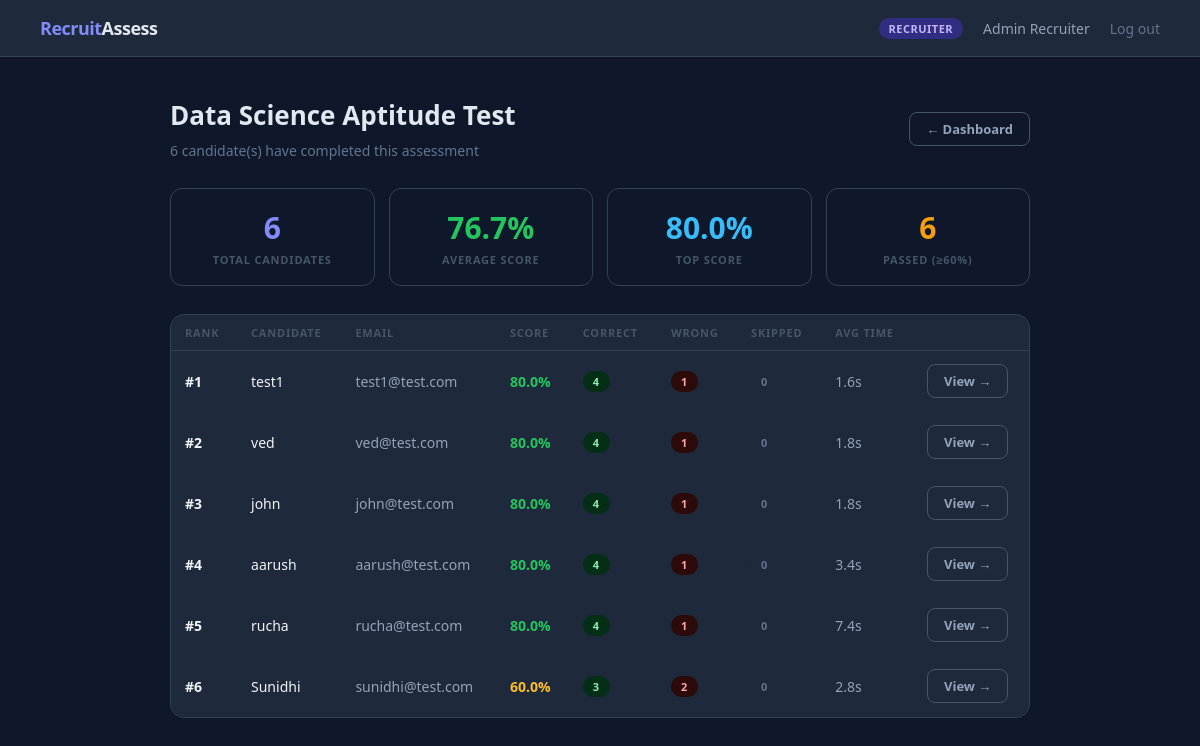
The app's page /recruiter/assessment/1/candidates (signed in) with its own data.
### tables this page shows
CREATE TABLE assessments (
        id          INTEGER PRIMARY KEY AUTOINCREMENT,
        title       TEXT NOT NULL,
        description TEXT,
        created_by  INTEGER,
        time_limit  INTEGER DEFAULT 60,
        is_active   INTEGER DEFAULT 1,
        created_at  DATETIME DEFAULT CURRENT_TIMESTAMP,
        FOREIGN KEY (created_by) REFERENCES users(id)
    );

CREATE TABLE scores (
        id              INTEGER PRIMARY KEY AUTOINCREMENT,
        candidate_id    INTEGER NOT NULL,
        assessment_id   INTEGER NOT NULL,
        total_score     INTEGER DEFAULT 0,
        max_score       INTEGER DEFAULT 0,
        percentage      REAL DEFAULT 0,
        correct_count   INTEGER DEFAULT 0,
        wrong_count     INTEGER DEFAULT 0,
        skipped_count   INTEGER DEFAULT 0,
        avg_time_per_q  REAL DEFAULT 0,
        completed_at    DATETIME DEFAULT CURRENT_TIMESTAMP,
        FOREIGN KEY (candidate_id)  REFERENCES users(id),
        FOREIGN KEY (assessment_id) REFERENCES assessments(id)
    );

CREATE TABLE users (
        id         INTEGER PRIMARY KEY AUTOINCREMENT,
        name       TEXT NOT NULL,
        email      TEXT UNIQUE NOT NULL,
        password   TEXT NOT NULL,
        role       TEXT NOT NULL DEFAULT 'candidate',
        created_at DATETIME DEFAULT CURRENT_TIMESTAMP
    );

### app.py (the view)
@app.route('/recruiter/assessment/<int:assessment_id>/candidates')
def view_candidates(assessment_id):
    guard = login_required('recruiter')
    if guard: return guard
    from database import get_all_scores_for_assessment
    assessment = get_assessment(assessment_id)
    scores     = get_all_scores_for_assessment(assessment_id)
    return render_template('view_candidates.html',
                           assessment=assessment,
                           scores=scores)

### app.py (called while the page is built)
def login_required(role=None):
    if 'user_id' not in session:
        return redirect(url_for('login'))
    if role and session.get('role') != role:
        return redirect(url_for('dashboard'))
    return None

### database.py (called while the page is built)
def get_conn():
    conn = sqlite3.connect(DB)
    conn.row_factory = sqlite3.Row   # lets you access columns by name like dict
    return conn

def get_assessment(assessment_id):
    conn = get_conn()
    row = conn.execute("SELECT * FROM assessments WHERE id=?", (assessment_id,)).fetchone()
    conn.close()
    return dict(row) if row else None

def get_all_scores_for_assessment(assessment_id):
    conn = get_conn()
    rows = conn.execute('''
        SELECT s.*, u.name, u.email
        FROM scores s JOIN users u ON s.candidate_id=u.id
        WHERE s.assessment_id=?
        ORDER BY s.percentage DESC, s.avg_time_per_q ASC
    ''', (assessment_id,)).fetchall()
    conn.close()
    return [dict(r) for r in rows]

### templates/view_candidates.html (shortened to what this page needs)
{% extends "base.html" %}
{% block content %}
<div class="container">
  <div style="display:flex;justify-content:space-between;align-items:center;flex-wrap:wrap;gap:12px;margin-bottom:28px">
    <div>
      <h1 class="page-title">{{ assessment.title }}</h1>
      <p class="page-sub" style="margin-bottom:0">{{ scores|length }} candidate(s) have completed this assessment</p>
    </div>
    <a href="/recruiter" class="btn btn-outline btn-sm">← Dashboard</a>
  </div>
  {% if not scores %}
  <div class="card" style="text-align:center;padding:48px">
    <div style="font-size:36px;margin-bottom:12px">👤</div>
    <p style="color:#64748b">No candidates have completed this assessment yet.</p>
  </div>
  {% else %}
  {% set avg = (scores | map(attribute='percentage') | list | sum / scores|length) | round(1) %}
  <div class="stat-grid" style="margin-bottom:28px">
    <div class="stat-card"><div class="stat-val" style="color:#818cf8">{{ scores|length }}</div><div class="stat-lbl">Total Candidates</div></div>
    <div class="stat-card"><div class="stat-val" style="color:#22c55e">{{ avg }}%</div><div class="stat-lbl">Average Score</div></div>
    <div class="stat-card"><div class="stat-val" style="color:#38bdf8">{{ scores[0].percentage | round(1) }}%</div><div class="stat-lbl">Top Score</div></div>
    <div class="stat-card"><div class="stat-val" style="color:#f59e0b">{{ (scores | selectattr('percentage', 'ge', 60) | list | length) }}</div><div class="stat-lbl">Passed (≥60%)</div></div>
  </div>
  <div style="background:#1e293b;border:1px solid #334155;border-radius:14px;overflow:hidden;overflow-x:auto">
    <table>
      <thead>
        <tr>
          <th>Rank</th><th>Candidate</th><th>Email</th>
          <th>Score</th><th>Correct</th><th>Wrong</th><th>Skipped</th><th>Avg Time</th><th></th>
        </tr>
      </thead>
      <tbody>
        {% for s in scores %}
        <tr>
          <td style="color:#f1f5f9;font-weight:600">#{{ loop.index }}</td>
          <td style="color:#f1f5f9">{{ s.name }}</td>
          <td>{{ s.email }}</td>
          <td>
            <span style="font-weight:700;color:{% if s.percentage>=70 %}#22c55e{% elif s.percentage>=50 %}#fbbf24{% else %}#ef4444{% endif %}">
              {{ s.percentage | round(1) }}%
            </span>
          </td>
          <td><span class="badge badge-green">{{ s.correct_count }}</span></td>
          <td><span class="badge badge-red">{{ s.wrong_count }}</span></td>
          <td><span class="badge badge-gray">{{ s.skipped_count }}</span></td>
          <td>{{ s.avg_time_per_q }}s</td>
          <td><a href="/recruiter/candidate/{{ s.candidate_id }}/assessment/{{ assessment.id }}" class="btn btn-outline btn-sm">View →</a></td>
        </tr>
        {% endfor %}
      </tbody>
    </table>
  </div>
  {% endif %}
</div>
{% endblock %}

### templates/base.html (shortened to what this page needs)
<!DOCTYPE html>
<html lang="en">
<head>
</head>
<body>
{% if session.user_id %}
<nav>
  <div class="logo">Recruit<span>Assess</span></div>
  <div class="nav-right">
    <span class="nav-badge {% if session.role=='recruiter' %}badge-recruiter{% else %}badge-candidate{% endif %}">
      {{ session.role }}
    </span>
    <span style="font-size:14px;color:#94a3b8">{{ session.name }}</span>
    <a href="/logout">Log out</a>
  </div>
</nav>
{% endif %}
{% block content %}{% endblock %}
</body>
</html>

### templates/base.html (style rules this page uses)
* { margin:0; padding:0; box-sizing:border-box; }
body { font-family:'Segoe UI',sans-serif; background:#0f172a; color:#e2e8f0; min-height:100vh; }
nav { display:flex; justify-content:space-between; align-items:center; padding:16px 40px; background:#1e293b; border-bottom:1px solid #334155; }
.logo { font-size:18px; font-weight:700; color:#818cf8; letter-spacing:-0.5px; }
.logo span { color:#e2e8f0; }
.nav-right { display:flex; align-items:center; gap:20px; }
.nav-right a { font-size:14px; color:#64748b; text-decoration:none; transition:color .2s; }
.nav-badge { font-size:11px; font-weight:700; padding:3px 10px; border-radius:99px; letter-spacing:.5px; text-transform:uppercase; }
.badge-recruiter { background:#312e81; color:#c4b5fd; }
.container { max-width:900px; margin:0 auto; padding:40px 20px; }
.page-title { font-size:26px; font-weight:700; margin-bottom:8px; }
.page-sub { font-size:14px; color:#64748b; margin-bottom:32px; }
.btn { display:inline-block; padding:11px 28px; border-radius:8px; font-size:14px; font-weight:600; cursor:pointer; text-decoration:none; border:none; transition:all .2s; }
.btn-outline { background:transparent; color:#94a3b8; border:1px solid #475569; }
.btn-sm { padding:7px 16px; font-size:13px; }
table { width:100%; border-collapse:collapse; font-size:14px; }
th { text-align:left; padding:10px 14px; font-size:11px; font-weight:700; letter-spacing:.8px; text-transform:uppercase; color:#475569; border-bottom:1px solid #334155; }
td { padding:13px 14px; border-bottom:1px solid #1e293b; color:#94a3b8; }
.badge { display:inline-block; font-size:11px; font-weight:700; padding:3px 10px; border-radius:99px; letter-spacing:.5px; }
.badge-green { background:#052e16; color:#86efac; }
.badge-red { background:#2d0a0a; color:#fca5a5; }
.badge-gray { background:#1e293b; color:#64748b; }
.stat-grid { display:grid; grid-template-columns:repeat(4,1fr); gap:14px; margin-bottom:28px; }
.stat-card { background:#0f172a; border:1px solid #334155; border-radius:12px; padding:18px; text-align:center; }
.stat-val { font-size:30px; font-weight:800; margin-bottom:4px; }
.stat-lbl { font-size:11px; font-weight:600; letter-spacing:.8px; text-transform:uppercase; color:#475569; }

### records on screen
assessments: title "Data Science Aptitude Test"
scores: percentage "80.0", name "test1", email "test1@test.com", correct_count "4", wrong_count "1", skipped_count "0", avg_time_per_q "1.6"
scores: name "ved", email "ved@test.com", percentage "80.0", correct_count "4", wrong_count "1", skipped_count "0", avg_time_per_q "1.8"
scores: name "john", email "john@test.com", percentage "80.0", correct_count "4", wrong_count "1", skipped_count "0", avg_time_per_q "1.8"
scores: name "aarush", email "aarush@test.com", percentage "80.0", correct_count "4", wrong_count "1", skipped_count "0", avg_time_per_q "3.4"
scores: name "rucha", email "rucha@test.com", percentage "80.0", correct_count "4", wrong_count "1", skipped_count "0", avg_time_per_q "7.4"
scores: name "Sunidhi", email "sunidhi@test.com", percentage "60.0", correct_count "3", wrong_count "2", skipped_count "0", avg_time_per_q "2.8"

### other values on screen
{{ session.role }} "RECRUITER"
{{ session.name }} "Admin Recruiter"
{{ scores|length }} "6"
{{ avg }} "76.7"
{{ (scores | selectattr('percentage', 'ge', 60) | list | length) }} "6"
